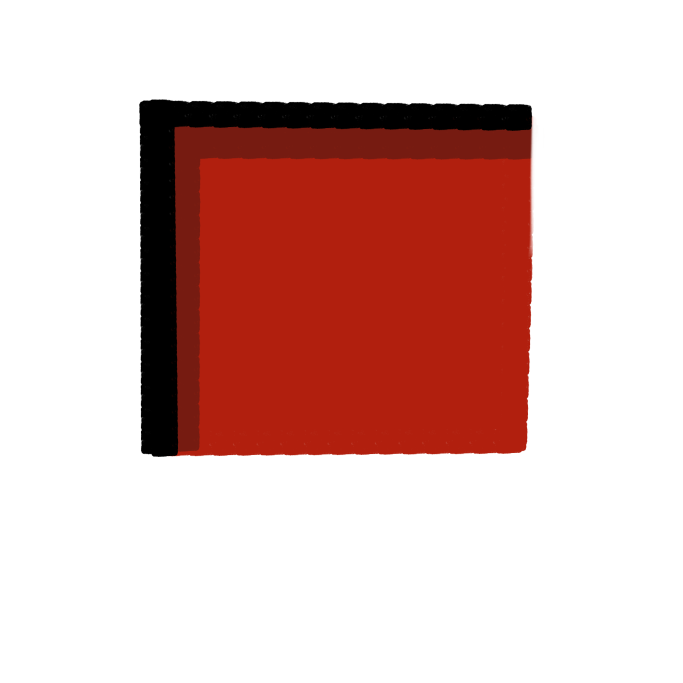
#> input picture Art/Lunchbox/IMG_0212.PNG, 2048 x 2048 px (shown at 1/3 size)
$ python generate_lunchbox_textures.py
#> lines starting #> are read from the running program, lines starting #| are printed output that depends on the picture
from __future__ import annotations

from colorsys import hls_to_rgb, rgb_to_hls
from pathlib import Path
from typing import Dict, Tuple

from PIL import Image


ROOT = Path(__file__).resolve().parents[2]
SOURCE_DIR = ROOT / "Art" / "Lunchbox"
OUTPUT_DIR = SOURCE_DIR / "Generated"
TILE_SIZE = 256

PIECE_LAYOUT: Dict[str, str] = {
    "IMG_0212.PNG": "top_left",
    "IMG_0213.PNG": "bottom_right",
    "IMG_0214.PNG": "top",
    "IMG_0215.PNG": "left",
    "IMG_0216.PNG": "bottom",
    "IMG_0217.PNG": "right",
    "IMG_0218.PNG": "top_right",
    "IMG_0219.PNG": "bottom_left",
    "IMG_0220.PNG": "center",
}

ROLE_TARGET_COLORS: Dict[str, Tuple[int, int, int] | None] = {
    "warrior": None,
    "hunter": (113, 92, 182),
    "mage": (70, 146, 88),
}

SIZE_VARIANTS: Dict[str, Tuple[int, int]] = {
    "1x1": (1, 1),
    "2x2": (2, 2),
    "1x4": (1, 4),
    "2x4": (2, 4),
    "3x3": (3, 3),
}


def _load_piece_tiles() -> Dict[str, Image.Image]:
    tiles: Dict[str, Image.Image] = {}
    for file_name, piece_name in PIECE_LAYOUT.items():
        source_path = SOURCE_DIR / file_name
        image = Image.open(source_path).convert("RGBA")
#> image is the input picture: PIL image 2048x2048 RGBA; mean R, G, B, A 41.9, 7.6, 3.6, 75
        bbox = image.getbbox()
#> bbox = (416, 296, 1634, 1371)
        if bbox is None:
            raise RuntimeError(f"No visible pixels found in {source_path}")
        tile = image.crop(bbox).resize((TILE_SIZE, TILE_SIZE), Image.Resampling.LANCZOS)
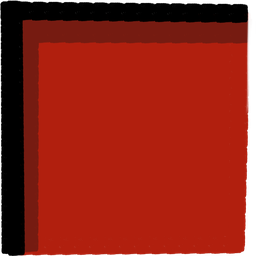
#> tile: PIL image 256x256 RGBA; mean R, G, B, A 135.1, 24.3, 11.5, 240.1; transparent parts drawn white
        tiles[piece_name] = tile
#> pass 2 of the loop in _load_piece_tiles, `for file_name, piece_name in PIECE_LAYOUT.items():`:
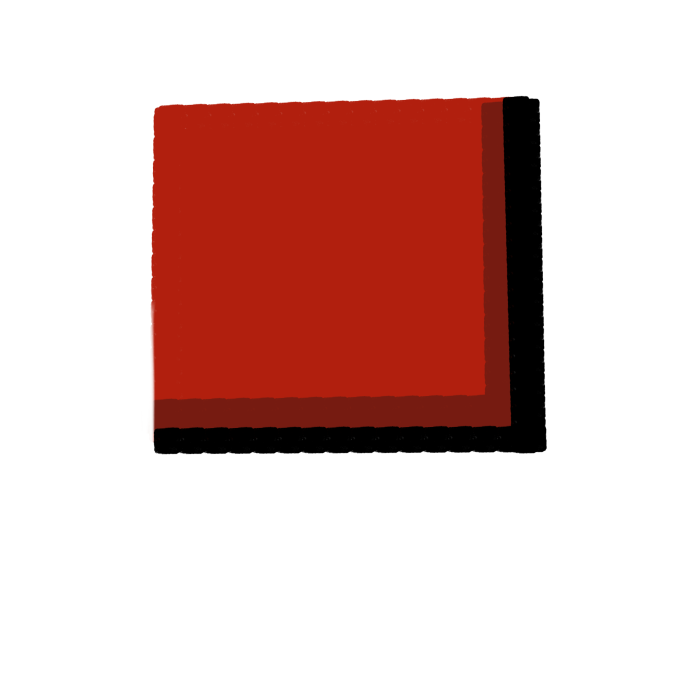
#> input picture Art/Lunchbox/IMG_0213.PNG, 2048 x 2048 px (shown at 1/3 size)
#> in _load_piece_tiles, image is the input picture: PIL image 2048x2048 RGBA; mean R, G, B, A 41.9, 7.6, 3.6, 75
#> bbox = (423, 287, 1641, 1365)
#> in _load_piece_tiles, `tile = image.crop(bbox).resize((TILE_SIZE, TILE_SIZE), Image.Resamplin..`:
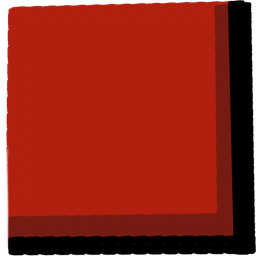
#> tile: PIL image 256x256 RGBA; mean R, G, B, A 135.1, 24.3, 11.5, 239.5; transparent parts drawn white
#> pass 3 of the loop in _load_piece_tiles, `for file_name, piece_name in PIECE_LAYOUT.items():`:
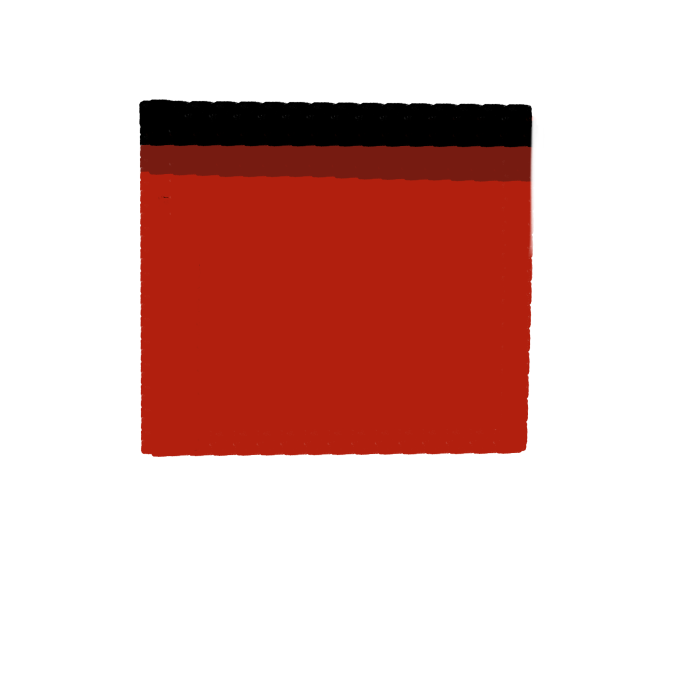
#> input picture Art/Lunchbox/IMG_0214.PNG, 2048 x 2048 px (shown at 1/3 size)
#> in _load_piece_tiles, image is the input picture: PIL image 2048x2048 RGBA; mean R, G, B, A 44.3, 7.9, 3.7, 75
#> bbox = (416, 296, 1634, 1371)
#> in _load_piece_tiles, `tile = image.crop(bbox).resize((TILE_SIZE, TILE_SIZE), Image.Resamplin..`:
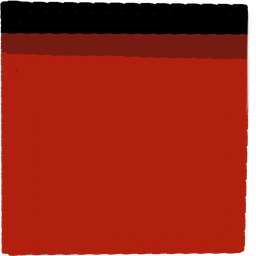
#> tile: PIL image 256x256 RGBA; mean R, G, B, A 143.2, 25.5, 11.9, 240.1; transparent parts drawn white
#> the loop made 7 passes; the first 3 are shown
    return tiles


# [87 lines left out: functions _measure_border_thickness, _recolor_tile, _compose_texture, not called in this run]


def main() -> None:
    OUTPUT_DIR.mkdir(parents=True, exist_ok=True)
    source_tiles = _load_piece_tiles()
    for role_id, target_rgb in ROLE_TARGET_COLORS.items():
        recolored_tiles = {
            piece_name: _recolor_tile(tile, target_rgb)
            for piece_name, tile in source_tiles.items()
        }
        for size_label, (width_cells, height_cells) in SIZE_VARIANTS.items():
            output_image = _compose_texture(recolored_tiles, width_cells, height_cells)
            output_path = OUTPUT_DIR / f"{role_id}_{size_label}.png"
            output_image.save(output_path)
            print(f"generated {output_path.relative_to(ROOT)}")


if __name__ == "__main__":
#> (the run stopped early here; a loop or call above may not have finished)
